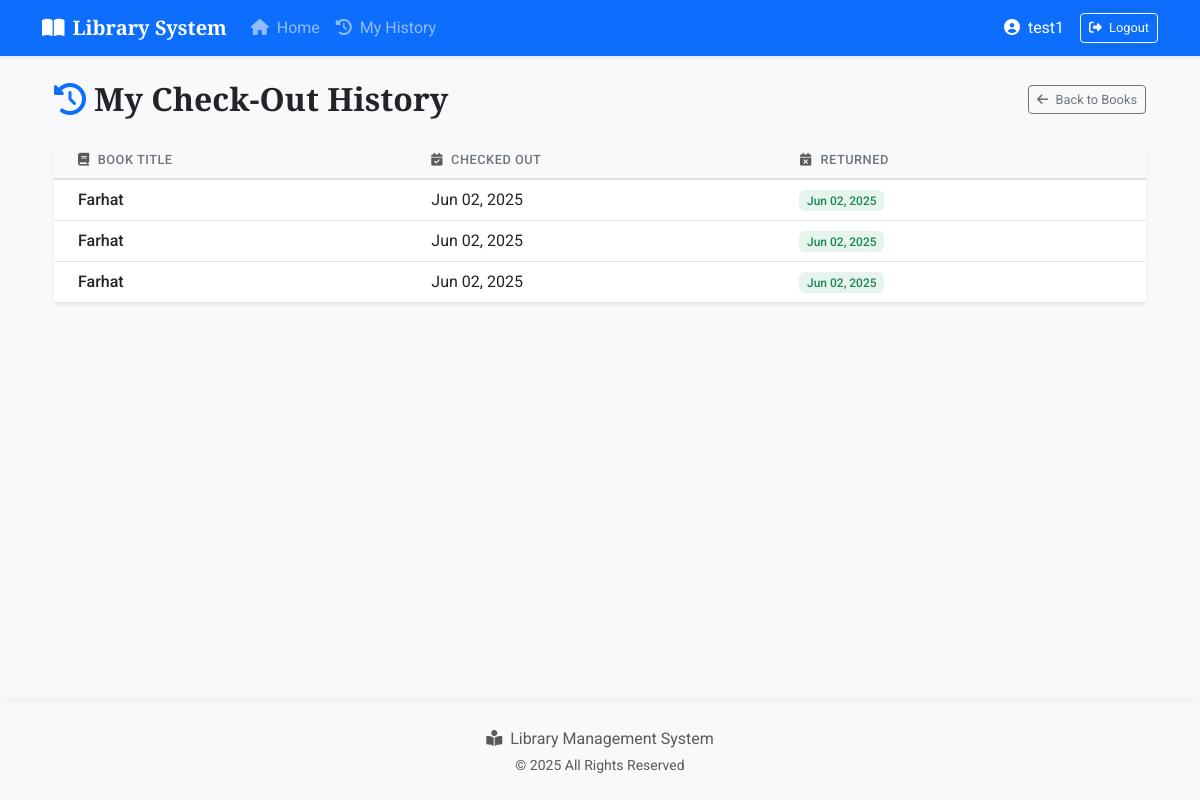
Page /checkout/history (signed in) on the earlier database version.
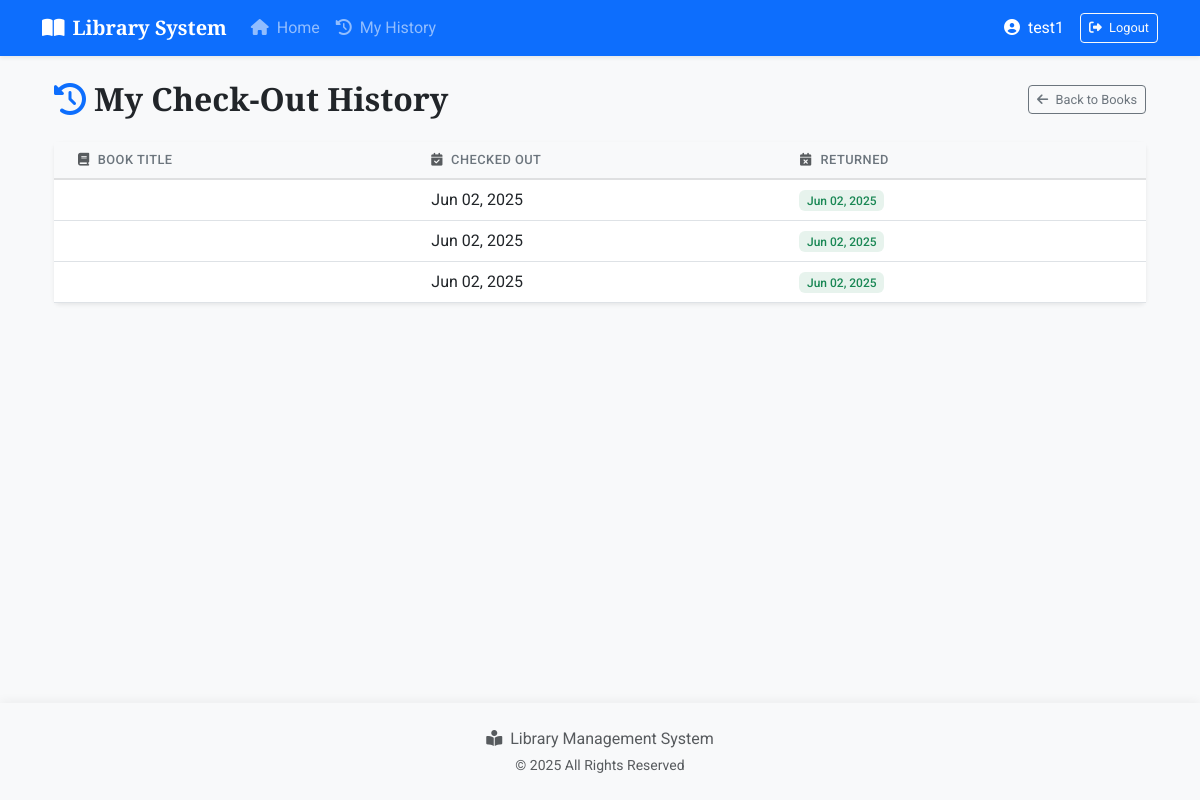
Same page on the later database version.
### app/models.py (models this page shows)
class Checkout(db.Model):
    id = db.Column(db.Integer, primary_key=True)
    user_id = db.Column(db.Integer, db.ForeignKey('user.id'))
    book_id = db.Column(db.Integer, db.ForeignKey('book.id'))
    checkout_date = db.Column(db.DateTime, default=datetime.utcnow)
    return_date = db.Column(db.DateTime, nullable=True)

class Book(db.Model):
    id = db.Column(db.Integer, primary_key=True)
    title = db.Column(db.String(128))
    author = db.Column(db.String(128))
    year = db.Column(db.Integer)
    language = db.Column(db.String(64))
    available = db.Column(db.Boolean, default=True)
    checkouts = db.relationship('Checkout', backref='book', lazy='dynamic')

### app/routes/checkout_routes.py (the view)
@bp.route('/history')
@login_required
def history():
    checkouts = Checkout.query.filter_by(user_id=current_user.id).all()
    return render_template('history.html', checkouts=checkouts)

### app/models.py (called while the page is built)
@login.user_loader
def load_user(id):
    return User.query.get(int(id))

### app/templates/history.html (shortened to what this page needs)
{% extends "base.html" %}
{% block content %}
<div class="container">
    <div class="d-flex justify-content-between align-items-center mb-4">
        <h2 class="mb-0">
            <i class="fas fa-history text-primary me-2"></i>My Check-Out History
        </h2>
        <a href="{{ url_for('book.index') }}" class="btn btn-sm btn-outline-secondary">
            <i class="fas fa-arrow-left me-1"></i> Back to Books
        </a>
    </div>
    <div class="card shadow-sm border-0">
        <div class="card-body p-0">
            <div class="table-responsive">
                <table class="table table-hover align-middle mb-0">
                    <thead class="table-light">
                        <tr>
                            <th class="ps-4"><i class="fas fa-book text-muted me-2"></i>Book Title</th>
                            <th><i class="fas fa-calendar-check text-muted me-2"></i>Checked Out</th>
                            <th class="pe-4"><i class="fas fa-calendar-times text-muted me-2"></i>Returned</th>
                        </tr>
                    </thead>
                    <tbody>
                        {% for c in checkouts %}
                        <tr>
                            <td class="ps-4 fw-medium">{{ c.book.title }}</td>
                            <td>{{ c.checkout_date.strftime('%b %d, %Y') }}</td>
                            <td class="pe-4">
                                {% if c.return_date %}
                                    <span class="badge bg-success bg-opacity-10 text-success">
                                        {{ c.return_date.strftime('%b %d, %Y') }}
                                    </span>
                                {% else %}
                                    <span class="badge bg-warning bg-opacity-10 text-warning">
                                        <i class="fas fa-clock me-1"></i> Not Returned
                                    </span>
                                {% endif %}
                            </td>
                        </tr>
                        {% endfor %}
                    </tbody>
                </table>
            </div>
        </div>
    </div>
</div>
{% endblock %}

Differences in the rows shown:
changed Checkout (number 1 of 3 on the later page): book "Farhat" → (not shown)
changed Checkout (number 2 of 3 on the later page): book "Farhat" → (not shown)
changed Checkout (number 3 of 3 on the later page): book "Farhat" → (not shown)
